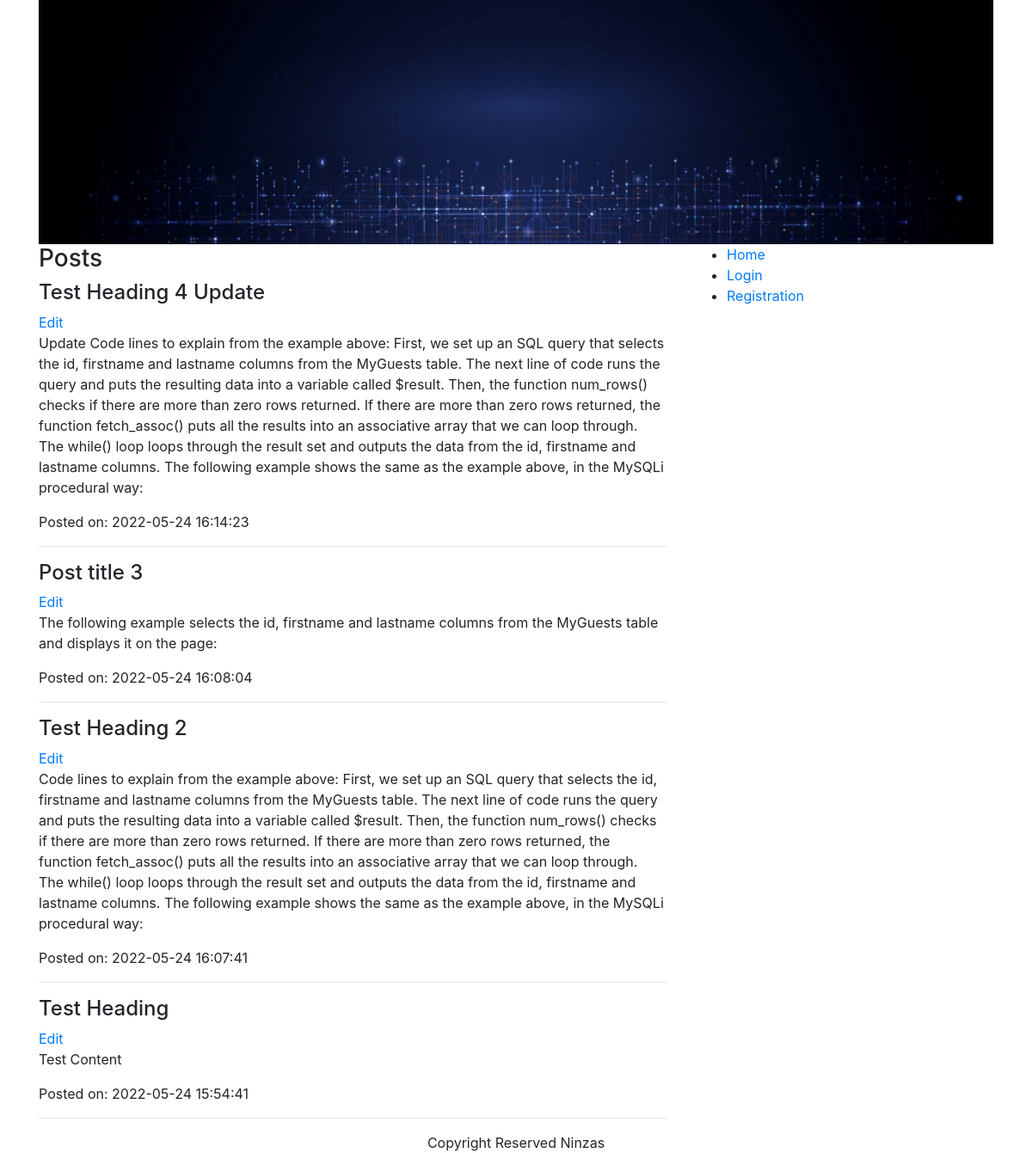
/dynamicwebsite/index.php, run on the app's committed database.
### tables this page shows
CREATE TABLE `posts` (
  `id` int(11) NOT NULL,
  `heading` varchar(350) NOT NULL,
  `content` text DEFAULT NULL,
  `created` timestamp NOT NULL DEFAULT current_timestamp()
);

### dynamicwebsite/index.php (the view, shortened to what this page needs)
<?php
include('includes/header.php');
?>
<div class="col-md-12">
    <img src="img/banner.png" alt="Banner" class="w-100">
</div>
<div class="col-md-8">
    <h3>Posts</h3>
    <?php
            $servername = "localhost";
            $username = "root";
            $pass = "";
            $dbname = "dynamicwebsite";
            $conn = new mysqli($servername, $username, $pass, $dbname);
            $sql = "SELECT * FROM posts ORDER BY id DESC LIMIT 5";
            $result = $conn->query($sql);
            if ($result->num_rows > 0) {
                while($row = $result->fetch_assoc()) {
                  echo "<h4>".$row["heading"]."</h4><a href='posteditform.php?postid=".$row["id"]."'>Edit</a>";
                  echo "<p>".$row["content"]."</p>";
                  echo "<p>Posted on: ".$row["created"]."</p>";
                  echo '<hr>';
                }
              } else {
                echo "0 results";
              }
        ?>
</div>
<?php
include('includes/footer.php');
?>

### dynamicwebsite/includes/header.php (shortened to what this page needs)
<html>
    <head>
        <link href="css/bootstrap/dist/css/bootstrap.min.css" rel="stylesheet">
        <link href="css/fontawesome/css/font-awesome.min.css" rel="stylesheet">
    </head>
    <body>
        <div class="container">
            <div class="row">

### dynamicwebsite/includes/footer.php (shortened to what this page needs)
<div class="col-md-4">
    <ul>
                    <li><a href="index.php">Home</a></li>
                    <?php
                    if(!isset($_SESSION["loggedin"]) || $_SESSION["loggedin"]==0){
                    ?>
                    <li><a href="login.php">Login</a></li>
                    <li><a href="register.php">Registration</a></li>
                    <?php
                    }
                    ?>
                </div>
                <div class="col-md-12 text-center">
                    Copyright Reserved Ninzas
                </div>
            </div>
        </div>
    </body>
</html>

### data on the page
posts: heading "Test Heading 4 Update", content "Update Code lines to explain from the example above: First, we set up an SQL query that selects the id, firstname and lastname columns from the MyGuests table. The next line of code runs the query and puts the resulting data into a variable called $result. Then, the function num_rows() checks if there are more than zero rows returned. If there are more than zero rows returned, the function fetch_assoc() puts all the results into an associative array that we can loop through. The while() loop loops through the result set and outputs the data from the id, firstname and lastname columns. The following example shows the same as the example above, in the MySQLi procedural way:", created "2022-05-24 16:14:23"
posts: heading "Post title 3", content "The following example selects the id, firstname and lastname columns from the MyGuests table and displays it on the page:", created "2022-05-24 16:08:04"
posts: heading "Test Heading 2", content "Code lines to explain from the example above: First, we set up an SQL query that selects the id, firstname and lastname columns from the MyGuests table. The next line of code runs the query and puts the resulting data into a variable called $result. Then, the function num_rows() checks if there are more than zero rows returned. If there are more than zero rows returned, the function fetch_assoc() puts all the results into an associative array that we can loop through. The while() loop loops through the result set and outputs the data from the id, firstname and lastname columns. The following example shows the same as the example above, in the MySQLi procedural way:", created "2022-05-24 16:07:41"
posts: heading "Test Heading", content "Test Content", created "2022-05-24 15:54:41"
